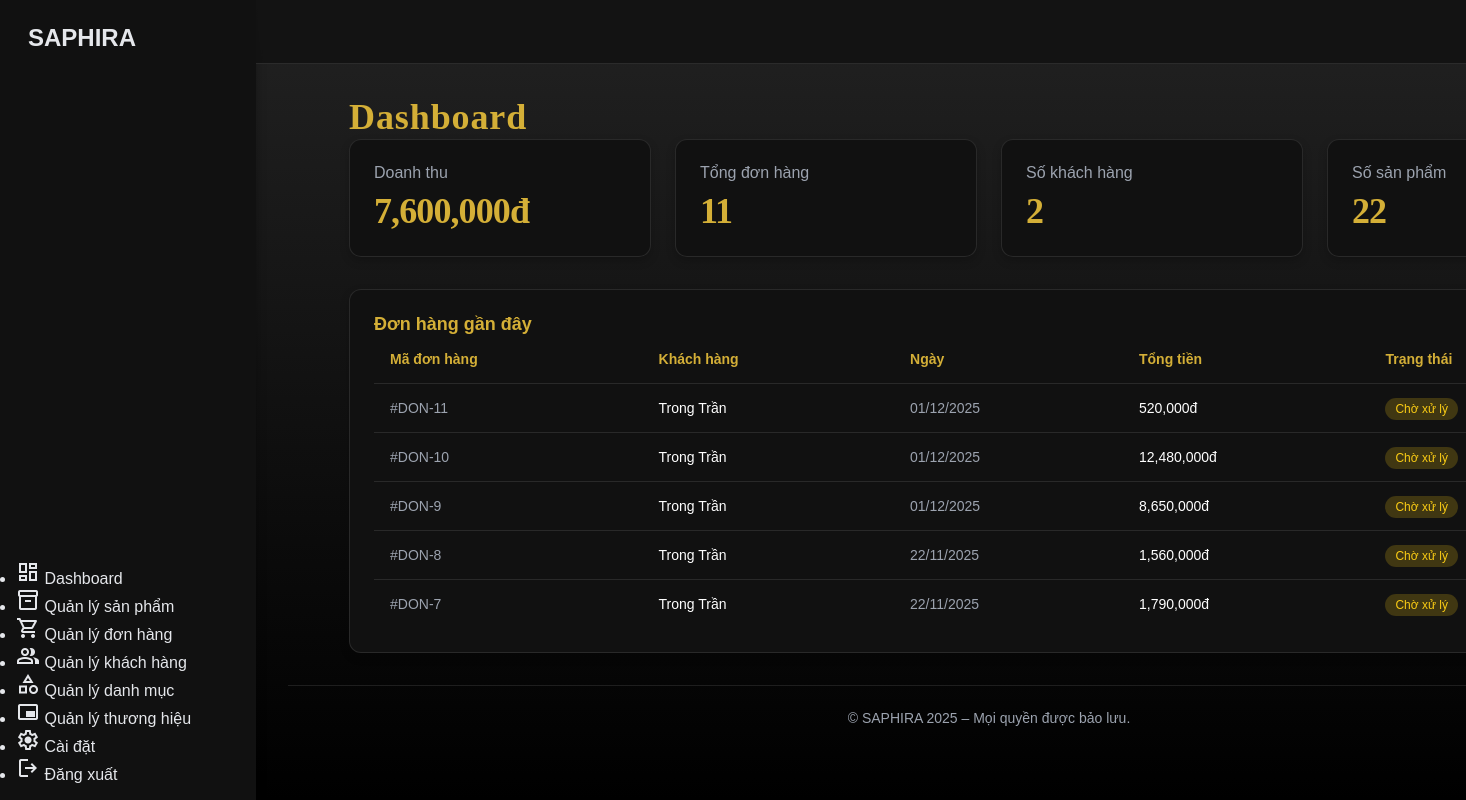
The page /main.php?r=admin/dashboard (signed in) on the database its author committed.
### tables this page shows
CREATE TABLE `don_hang` (
  `ma_don_hang` int NOT NULL,
  `ma_nguoi_dung` int NOT NULL,
  `trang_thai_don` enum('cho_xac_nhan','da_xac_nhan','dang_giao','da_giao','da_huy') DEFAULT 'cho_xac_nhan',
  `tong_tien` decimal(10,2) NOT NULL,
  `ma_phuong_thuc_thanh_toan` int DEFAULT NULL,
  `ma_dia_chi_giao_hang` int DEFAULT NULL,
  `ma_giam_gia` int DEFAULT NULL,
  `ghi_chu` text,
  `thoi_gian_dat` datetime DEFAULT CURRENT_TIMESTAMP,
  `thoi_gian_cap_nhat` datetime DEFAULT CURRENT_TIMESTAMP ON UPDATE CURRENT_TIMESTAMP
);

CREATE TABLE `nguoi_dung` (
  `ma_nguoi_dung` int NOT NULL,
  `ho_ten` varchar(255) DEFAULT NULL,
  `email` varchar(255) NOT NULL,
  `mat_khau` varchar(255) NOT NULL,
  `so_dien_thoai` varchar(20) DEFAULT NULL,
  `vai_tro` enum('quan_tri','khach_hang','nhan_vien') DEFAULT 'khach_hang',
  `trang_thai` tinyint DEFAULT '1',
  `anh_dai_dien` varchar(500) DEFAULT NULL,
  `thoi_gian_tao` datetime DEFAULT CURRENT_TIMESTAMP,
  `thoi_gian_cap_nhat` datetime DEFAULT CURRENT_TIMESTAMP ON UPDATE CURRENT_TIMESTAMP
);

### app/Controllers/AdminController.php (called while the page is built, shortened)
<?php
class AdminController {
    public function dashboard(): void {
        require __DIR__ . '/../../config/db_connect.php';
        require __DIR__ . '/../../admin/admin.php';
    }
}

### main.php (called while the page is built, shortened)
<?php
$router = new Router();
$router->add('home', function () {
    (new HomeController())->index(); });
$router->add('', function () {
    (new HomeController())->index(); });
$router->add('about', function () {
    (new HomeController())->about(); });
$router->add('product/details', function () {
    (new ProductController())->details(); });
$router->add('cart', function () {
    (new CartController())->index(); });
$router->add('cart/update', function () {
    (new CartController())->update(); });
$router->add('cart/add', function () {
    (new CartController())->add(); });
$router->add('cart/delete', function () {
    (new CartController())->delete(); });
$router->add('checkout', function () {
    (new CheckoutController())->index(); });
$router->add('account', function () {
    (new AccountController())->index(); });
$router->add('login', function () {
    (new AccountController())->login(); });
$router->add('register', function () {
    (new AccountController())->register(); });
$router->add('orders', function () {
    (new AccountController())->orders(); });
$router->add('profile', function () {
    (new AccountController())->profile(); });
$router->add('addresses', function () {
    (new AccountController())->addresses(); });
$router->add('order/detail', function () {
    (new AccountController())->orderDetail(); });
$router->add('logout', function () {
    (new AccountController())->logout(); });
$router->add('category/men', function () {
    (new CategoryController())->men(); });
$router->add('category/women', function () {
    (new CategoryController())->women(); });
$router->add('category/unisex', function () {
    (new CategoryController())->unisex(); });
$router->add('admin/dashboard', function () {
    (new AdminController())->dashboard(); });
$router->add('admin/products', function () {
    (new AdminProductController())->index(); });
$router->add('admin/orders', function () {
    (new AdminOrderController())->index(); });
$router->add('admin/customers', function () {
    (new AdminCustomerController())->index(); });
$router->add('admin/categories', function () {
    (new AdminCategoryController())->index(); });
$router->dispatch();

### admin/admin.php (the view, shortened to what this page needs)
<?php
include __DIR__ . '/../config/db_connect.php';
$sql_total_orders = "SELECT COUNT(ma_don_hang) as total FROM don_hang";
$result_total_orders = mysqli_query($conn, $sql_total_orders);
$total_orders = mysqli_fetch_assoc($result_total_orders)['total'];
$sql_total_revenue = "SELECT IFNULL(SUM(tong_tien),0) as total FROM don_hang WHERE trang_thai_don = 'da_giao'";
$result_total_revenue = mysqli_query($conn, $sql_total_revenue);
$total_revenue = mysqli_fetch_assoc($result_total_revenue)['total'];
$sql_total_customers = "SELECT COUNT(ma_nguoi_dung) as total FROM nguoi_dung WHERE vai_tro = 'khach_hang'";
$result_total_customers = mysqli_query($conn, $sql_total_customers);
$total_customers = mysqli_fetch_assoc($result_total_customers)['total'];
$sql_total_products = "SELECT COUNT(ma_nuoc_hoa) as total FROM nuoc_hoa";
$result_total_products = mysqli_query($conn, $sql_total_products);
$total_products = mysqli_fetch_assoc($result_total_products)['total'];
$sql_recent_orders = "
    SELECT dh.ma_don_hang, nd.ho_ten, dh.thoi_gian_dat, dh.tong_tien, dh.trang_thai_don
    FROM don_hang dh
    JOIN nguoi_dung nd ON dh.ma_nguoi_dung = nd.ma_nguoi_dung
    ORDER BY dh.thoi_gian_dat DESC
    LIMIT 5
";
$result_recent_orders = mysqli_query($conn, $sql_recent_orders);
$recent_orders = mysqli_fetch_all($result_recent_orders, MYSQLI_ASSOC);
?>
<!DOCTYPE html>
<html lang="vi">
<head>
    <link rel="stylesheet" href="../public/css/style-admin.css" />
</head>
<body>
    <aside class="admin-sidebar" id="admin-sidebar">
        <div class="sidebar-header">
            <h2 class="sidebar-logo">SAPHIRA</h2>
        </div>
        <nav class="sidebar-nav">
            <ul class="sidebar-menu">
                <li class="menu-item active">
                    <a href="">
                        <span class="material-symbols-outlined">dashboard</span>
                        <span class="menu-text">Dashboard</span>
                    </a>
                </li>
                <li class="menu-item">
                    <a href="adminproducts.php">
                        <span class="material-symbols-outlined">inventory_2</span>
                        <span class="menu-text">Quản lý sản phẩm</span>
                    </a>
                </li>
                <li class="menu-item">
                    <a href="admindonhang.php">
                        <span class="material-symbols-outlined">shopping_cart</span>
                        <span class="menu-text">Quản lý đơn hàng</span>
                    </a>
                </li>
                <li class="menu-item">
                    <a href="admincustomers.php">
                        <span class="material-symbols-outlined">group</span>
                        <span class="menu-text">Quản lý khách hàng</span>
                    </a>
                </li>
                <li class="menu-item">
                    <a href="admincategories.php">
                        <span class="material-symbols-outlined">category</span>
                        <span class="menu-text">Quản lý danh mục</span>
                    </a>
                </li>
                <li class="menu-item">
                    <a href="brands.php">
                        <span class="material-symbols-outlined">branding_watermark</span>
                        <span class="menu-text">Quản lý thương hiệu</span>
                    </a>
                </li>
                <li class="menu-item">
                    <a href="settings.php">
                        <span class="material-symbols-outlined">settings</span>
                        <span class="menu-text">Cài đặt</span>
                    </a>
                </li>
                <li class="menu-item menu-logout">
                    <a href="main.php?r=logout">
                        <span class="material-symbols-outlined">logout</span>
                        <span class="menu-text">Đăng xuất</span>
                    </a>
                </li>
            </ul>
        </nav>
    </aside>
    <div class="admin-main-content">
        <header class="admin-topbar">
        </header>
        <main class="admin-main-area">
            <div class="admin-container">
                <div class="mb-8">
                    <h1 class="page-title">Dashboard</h1>
                </div>
                <div class="stats-grid">
                    <div class="stat-card">
                        <p class="stat-title">Doanh thu</p>
                        <p class="stat-value"><?php echo number_format($total_revenue ?? 0); ?>đ</p>
                    </div>
                    <div class="stat-card">
                        <p class="stat-title">Tổng đơn hàng</p>
                        <p class="stat-value"><?php echo $total_orders; ?></p>
                    </div>
                    <div class="stat-card">
                        <p class="stat-title">Số khách hàng</p>
                        <p class="stat-value"><?php echo $total_customers; ?></p>
                    </div>
                    <div class="stat-card">
                        <p class="stat-title">Số sản phẩm</p>
                        <p class="stat-value"><?php echo $total_products; ?></p>
                    </div>
                </div>
                <div class="recent-orders-card">
                    <h3 class="card-title">Đơn hàng gần đây</h3>
                    <div class="table-container">
                        <table class="admin-table">
                            <thead>
                                <tr>
                                    <th>Mã đơn hàng</th>
                                    <th>Khách hàng</th>
                                    <th>Ngày</th>
                                    <th>Tổng tiền</th>
                                    <th>Trạng thái</th>
                                </tr>
                            </thead>
                            <tbody>
                                <?php foreach ($recent_orders as $order): ?>
                                    <?php
                                        $status_text = 'Chờ xử lý';
                                        $status_class = 'status-processing';
                                    ?>
                                    <tr>
                                        <td>#DON-<?php echo htmlspecialchars($order['ma_don_hang']); ?></td>
                                        <td><?php echo htmlspecialchars($order['ho_ten']); ?></td>
                                        <td><?php echo date('d/m/Y', strtotime($order['thoi_gian_dat'])); ?></td>
                                        <td><?php echo number_format($order['tong_tien']); ?>đ</td>
                                        <td><span class="status-badge <?php echo $status_class; ?>"><?php echo $status_text; ?></span></td>
                                    </tr>
                                <?php endforeach; ?>
                            </tbody>
                        </table>
                    </div>
                </div>
            </div>
            <footer class="admin-footer">
                <p>© SAPHIRA 2025 – Mọi quyền được bảo lưu.</p>
            </footer>
        </main>
    </div>
</body>
</html>

### rows shown on the page
don_hang: ma_don_hang "11", ma_nguoi_dung.ho_ten "Trong Trần", thoi_gian_dat "01/12/2025", tong_tien "520,000", status_text "Chờ xử lý"
don_hang: ma_don_hang "10", ma_nguoi_dung.ho_ten "Trong Trần", thoi_gian_dat "01/12/2025", tong_tien "12,480,000", status_text "Chờ xử lý"
don_hang: ma_don_hang "9", ma_nguoi_dung.ho_ten "Trong Trần", thoi_gian_dat "01/12/2025", tong_tien "8,650,000", status_text "Chờ xử lý"
don_hang: ma_don_hang "8", ma_nguoi_dung.ho_ten "Trong Trần", thoi_gian_dat "22/11/2025", tong_tien "1,560,000", status_text "Chờ xử lý"
don_hang: ma_don_hang "7", ma_nguoi_dung.ho_ten "Trong Trần", thoi_gian_dat "22/11/2025", tong_tien "1,790,000", status_text "Chờ xử lý"

### other values the page prints
$total_revenue "7,600,000"
$total_orders "11"
$total_customers "2"
$total_products "22"
